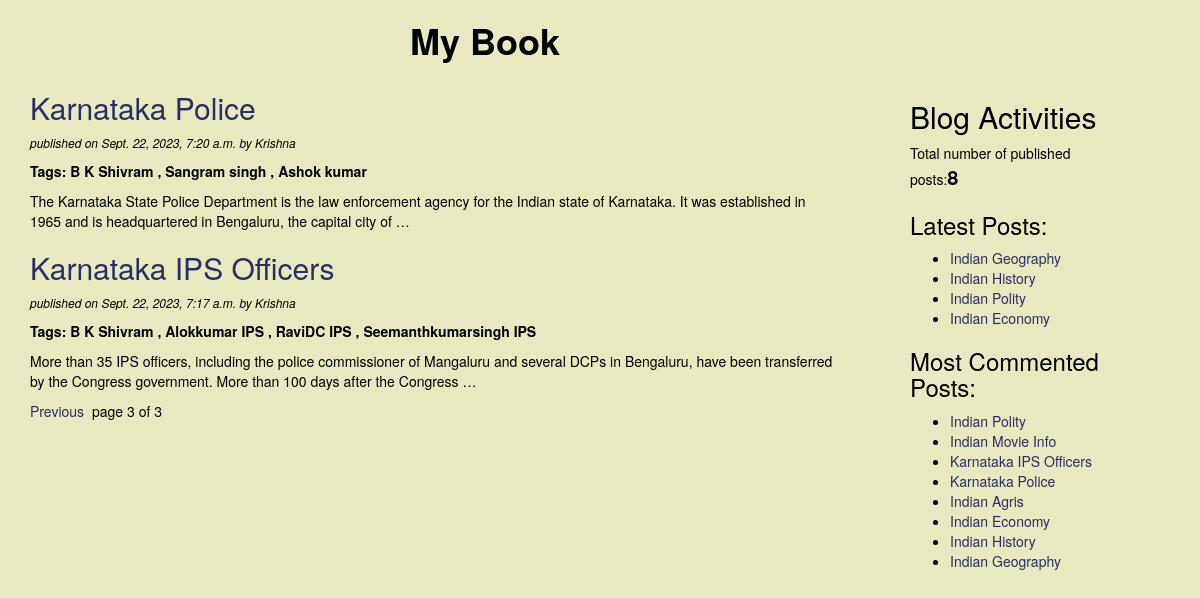
/?page=3, run on the app's committed database.
### blog/models.py (models this page shows, shortened)
class Post(models.Model):
    STATUS_CHOICES=(('draft','Draft'),('published','Published'))
    title=models.CharField(max_length=256)
    slug=models.SlugField(max_length=264,unique_for_date='publish')
    author=models.ForeignKey(User,related_name='blog_posts',on_delete=models.DO_NOTHING)
    body=models.TextField()
    publish=models.DateTimeField(default=timezone.now)
    created=models.DateTimeField(auto_now_add=True)
    updated=models.DateTimeField(auto_now=True)
    status=models.CharField(max_length=10,choices=STATUS_CHOICES,default='draft')
    objects=CustomManager()  #this says, dont open default manager , open custom manager
    tags=TaggableManager()
    class Meta:
        ordering=('-publish',)   # latest posts must be on top. This is single value tuple hence needs ','
    def get_absolute_url(self): #this method tells Django how to calculate canonical URL
        return reverse('post_detail',args=[self.publish.year,self.publish.strftime('%m'),self.publish.strftime('%d'),self.slug])

### blog/views.py (the view)
# urls.py: path('', views.post_list_view),
def post_list_view(request,tag_slug=None):
    post_list=Post.objects.all() # get all posts
    tag=None
    if tag_slug:
        tag=get_object_or_404(Tag,slug=tag_slug)  #Tag is model name inside taggit module (it is inbuilt module)
        post_list=post_list.filter(tags__in=[tag])
    paginator=Paginator(post_list,3) # 3 posts per page
    page_number=request.GET.get('page') # current page
    try:
        post_list=paginator.page(page_number) #provide list of posts based on page number
    except PageNotAnInteger:  #when we are not sending page num along with request.
        post_list=paginator.page(1) #in this case it displays first page
    except EmptyPage:
        post_list=paginator.page(paginator.num_pages)
    return render(request,'blog/post_list.html',{'post_list':post_list,'tag':tag})  # value of dict is object

### blog/models.py (called while the page is built)
    def get_queryset(self):
        return super().get_queryset().filter(status='published')

### blog/templatetags/blog_tags.py (called while the page is built)
@register.simple_tag      #registering function as template tag. Simple tag returns value.
def total_posts():
    return Post.objects.count()    #'Post' is model

@register.inclusion_tag('blog/latest_posts123.html')  #Response of inclusion template tag is included in latest_posts123.html
def show_latest_posts(count=4):
    latest_posts=Post.objects.order_by('-publish')[:count]   #new to old posts and only top 3
    return {'latest_posts':latest_posts}

@register.simple_tag
def get_most_commented_posts():
    return Post.objects.annotate(total_comments=Count('comments')).order_by('-total_comments')

### templates/blog/post_list.html (shortened to what this page needs)
<!DOCTYPE html>
{% extends 'blog/base.html' %}
{% block content %}
    <h1><strong>My Book</strong></h1>
    {% for post in post_list %}
        <a href="{{post.get_absolute_url}}"><h2>{{post.title}}</h2></a>
        <p id="date">published on {{post.publish}} by {{post.author|title}}</P>
        <p id="tg"><strong>Tags:
            {% for tag in post.tags.all %}
                <a href="{%url 'post_list_by_tag_name' tag.slug %}">{{tag.name}}</a>
            {%if not forloop.last %},{% endif %}
            {% endfor %}
        </strong></p>
        {{post.body|truncatewords:30|linebreaks}}
    {% endfor %}
    {% include 'blog/pagination.html' with page=post_list %}
{% endblock %}

### templates/blog/base.html (shortened to what this page needs)
<!DOCTYPE html>
{% load blog_tags %}
{% load static %}
<html lang="en">
<head>
    <link rel="stylesheet" href="https://cdn.jsdelivr.net/npm/bootstrap@3.3.7/dist/css/bootstrap.min.css">
    <link rel="stylesheet" href="{%static 'css/blog.css' %}">
</head>
<body>
    <div class="content">
        {% block content %} {%endblock %}
    </div>
    <div class="sidebar">
        <h2>Blog Activities</h2>
        <p>Total number of published posts:<span id="pc">{% total_posts %}</span></p>
        <h3>Latest Posts:</h3>{% show_latest_posts %}
        <h3>Most Commented Posts:</h3>
        {% get_most_commented_posts as most_commented_posts %}
        <ul>
            {% for post in most_commented_posts %}
            <li><a href="{{post.get_absolute_url}}">{{post.title}}</a></li>
            {% endfor %}
        </ul>
    </div>
</body>
</html>

### templates/blog/latest_posts123.html
<ul>
  {% for post in latest_posts %}
    <li><a href="{{post.get_absolute_url}}">{{post.title}}</a></li>
  {% endfor %}
</ul>

### static/css/blog.css (style rules this page uses)
.content { width:70%; float:left; padding:0 0 0 30px; color:black; }
.sidebar { width:30%; float:right; padding:10px 80px 0px 70px; color:black; margin-top:70px; }
h1 { text-align:center; padding-bottom:10px; padding-left:100px; }
body { background:#e8e8c1; }
#date { color=white; font-size:12px; font-style:italic; }
a { color:#292e63; }
#tg a { color:black; }
#pc { font-size:20px; color:black; font-weight:bold; }

### data on the page
Post: title "Karnataka Police", publish "Sept. 22, 2023, 7:20 a.m.", author "Krishna", body "The Karnataka State Police Department is the law enforcement agency for the Indian state of Karnataka. It was established in 1965 and is headquartered in Bengaluru, the capital city of …"
Tag: name "B K Shivram"
Tag: name "Sangram singh"
Tag: name "Ashok kumar"
Post: title "Karnataka IPS Officers", publish "Sept. 22, 2023, 7:17 a.m.", author "Krishna", body "More than 35 IPS officers, including the police commissioner of Mangaluru and several DCPs in Bengaluru, have been transferred by the Congress government. More than 100 days after the Congress …"
Tag: name "Alokkumar IPS"
Tag: name "RaviDC IPS"
Tag: name "Seemanthkumarsingh IPS"
Post: title "Indian Geography"
Post: title "Indian History"
Post: title "Indian Polity"
Post: title "Indian Economy"
Post: title "Indian Movie Info"
Post: title "Indian Agris"

### other printed values
{{ page.number }} "3"
{{ page.paginator.num_pages }} "3"
